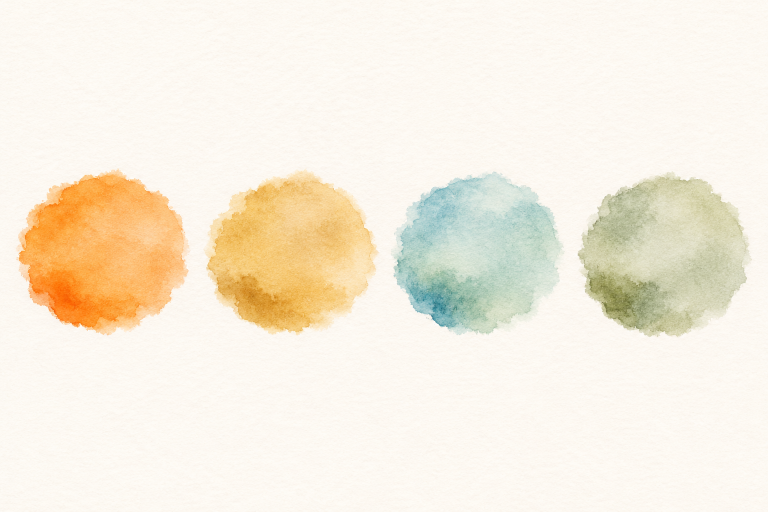
#> input picture reference/ink-pages/about-promise/originals/dots-colour-2.png, 1536 x 1024 px, given in place of dots-colour-2-1.png, which was not available (shown at 1/2 size)
$ python pack_review.py originals/dots-colour-2.png
#> lines starting #> are read from the running program, lines starting #| are printed output that depends on the picture
"""Pack the shots Mo is shown into reference/ink-pages/mockups/about-promise/web/ as webp.

    python -X utf8 reference/ink-pages/about-promise/pack_review.py [web-name=shot ...]

Laptop and tablet shots keep their size; phone shots (taken at 2x) come down to 600px wide. Each
idea also gets a close-up strip of its four small paintings on the page's paper (strip-<key>.webp).
With no arguments, PICKS and STRIPS; each argument adds or replaces one shot.
"""

import sys
from pathlib import Path

from PIL import Image, ImageChops

HERE = Path(__file__).resolve().parent
SHOTS = HERE / "plates" / "shots"
IMG = HERE / "plates" / "img"
WEB = HERE.parent / "mockups" / "about-promise" / "web"
# The About page's paper, near enough for a close-up.
PAPER = (241, 236, 224)

# web name -> shot
PICKS = {
    "today-1440": "today-None-desk",
    "today-390": "today-None-phone",
    "a-1440": "a-dots-colour-2-desk",
    "a-390": "a-dots-colour-2-phone",
    "b-1440": "b-wildflowers-2-desk",
    "b-390": "b-wildflowers-2-phone",
    "c-1440": "c-poppy-count-1-desk",
    "c-1440-arrive": "c-poppy-count-1-desk-arrive",
    "c-768": "c-poppy-count-1-tablet",
    "c-390": "c-poppy-count-1-phone",
}

# key -> take whose four pieces make the close-up
STRIPS = {"a": "dots-colour-2", "b": "wildflowers-2", "c": "poppy-count-1"}


def strip(take):
    side = 240
    out = Image.new("RGB", (side * 4, side), PAPER)
    for k in range(4):
        piece = Image.open(IMG / f"{take}-{k + 1}.png").convert("RGB").resize((side, side), Image.LANCZOS)
        out.paste(ImageChops.multiply(Image.new("RGB", (side, side), PAPER), piece), (k * side, 0))
    return out


def main():
    picks = dict(PICKS)
    for arg in sys.argv[1:]:
        name, _, shot = arg.partition("=")
        picks[name] = shot
    WEB.mkdir(parents=True, exist_ok=True)
    for name, shot in picks.items():
        path = SHOTS / f"{shot}.png"
        if not path.exists():
            print("skip (no shot)", name, shot)
            continue
        img = Image.open(path).convert("RGB")
        if name.endswith("-390"):
            img = img.resize((600, round(img.height * 600 / img.width)), Image.LANCZOS)
        img.save(WEB / f"{name}.webp", quality=84, method=6)
        print(name, img.size, (WEB / f"{name}.webp").stat().st_size)
    for key, take in STRIPS.items():
        img = strip(take)
#> in strip, `out = Image.new("RGB", (side * 4, side), PAPER)`:
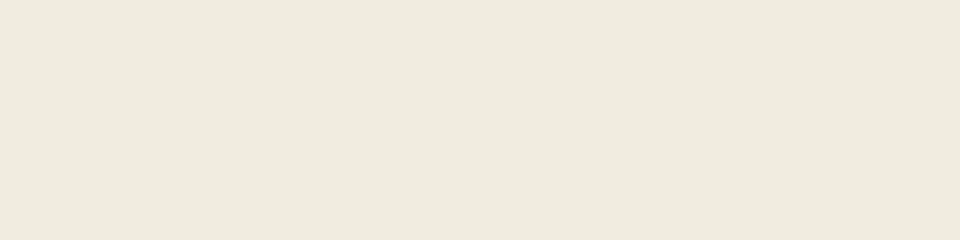
#> out: PIL image 960x240 RGB; mean R, G, B 241, 236, 224
#> in strip, `piece = Image.open(IMG / f"{take}-{k + 1}.png").convert("RGB").resize(..`:
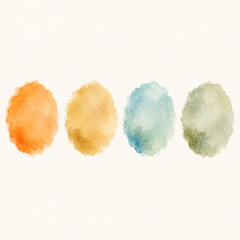
#> piece: PIL image 240x240 RGB; mean R, G, B 246, 237.9, 222.1
#> in strip, `out.paste(ImageChops.multiply(Image.new("RGB", (side, side), PAPER), p..`:
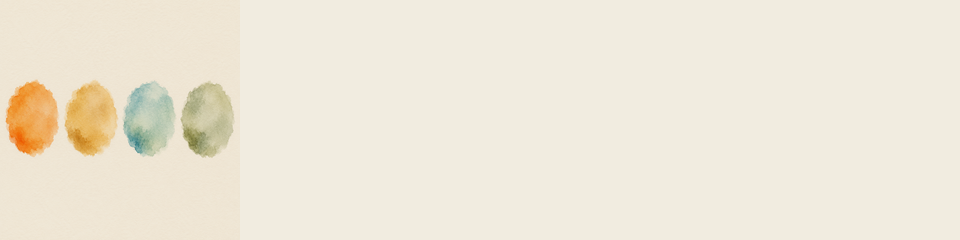
#> out: PIL image 960x240 RGB; mean R, G, B 238.8, 231.9, 216.6
        img.save(WEB / f"strip-{key}.webp", quality=88, method=6)
        print("strip", key, img.size, (WEB / f"strip-{key}.webp").stat().st_size)


#> (the run stopped early here; a loop or call above may not have finished)
